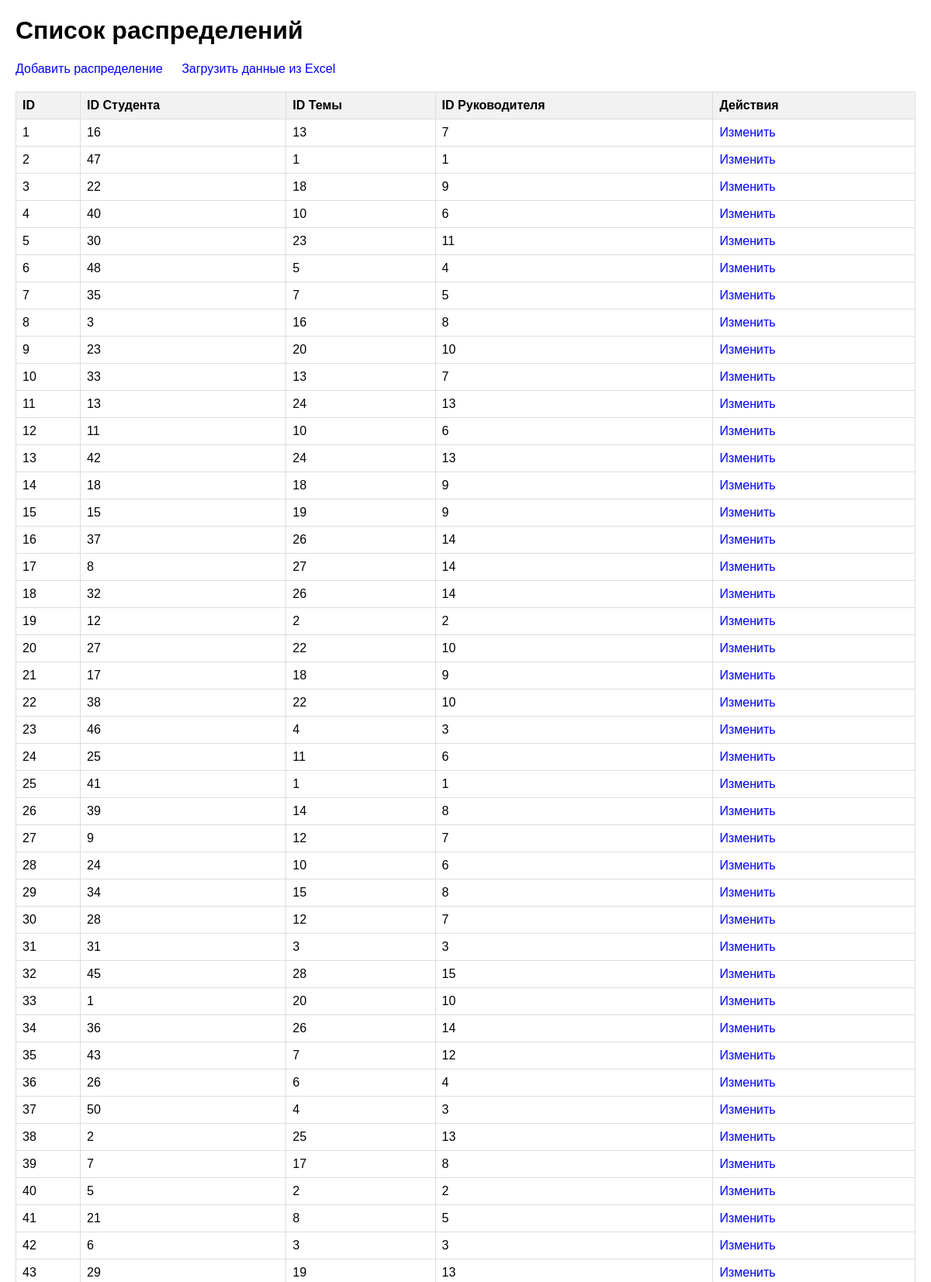
The page / (upper part) on the database its author committed.
### models.py (models this page shows)
class Distribution(Base):
    __tablename__ = 'distributions'
    distribution_id = Column(Integer, primary_key=True)
    student_id  = Column(Integer)
    theme_id  = Column(Integer)
    adviser_id  = Column(Integer)
    interest_level = Column(Integer)

### app.py (the view)
@app.route('/')
def index():
    distributions = distribution_repository.get_all(Distribution)
    return render_template('index.html', distributions=distributions)

### repositories.py (called while the page is built)
    def get_all(self, model):
        with self.Session() as session:
            return session.query(model).all()

### templates/index.html (shortened to what this page needs)
<!DOCTYPE html>
<html lang="en">
<head>
</head>
<body>
    <h1>Список распределений</h1>
    <a href="{{ url_for('add_distribution') }}">Добавить распределение</a>
    <a href="{{ url_for('upload') }}">Загрузить данные из Excel</a>
    <table>
        <tr>
            <th>ID</th>
            <th>ID Студента</th>
            <th>ID Темы</th>
            <th>ID Руководителя</th>
            <th>Действия</th>
        </tr>
        {% for distribution in distributions %}
        <tr>
            <td>{{ distribution.distribution_id }}</td>
            <td>{{ distribution.student_id }}</td>
            <td>{{ distribution.theme_id }}</td>
            <td>{{ distribution.adviser_id }}</td>
            <td>
                <a href="{{ url_for('update_distribution', distribution_id=distribution.distribution_id) }}">Изменить</a>
            </td>
        </tr>
        {% endfor %}
    </table>
</body>
</html>

### templates/index.html (style rules this page uses)
body { font-family: Arial, sans-serif; margin: 20px; }
table { width: 100%; border-collapse: collapse; margin-top: 20px; }
th, td { border: 1px solid #ddd; padding: 8px; text-align: left; }
th { background-color: #f2f2f2; }
a { margin-right: 20px; text-decoration: none; color: blue; }

### rows shown on the page
Distribution: distribution_id "1", student_id "16", theme_id "13", adviser_id "7"
Distribution: distribution_id "2", student_id "47", theme_id "1", adviser_id "1"
Distribution: distribution_id "3", student_id "22", theme_id "18", adviser_id "9"
Distribution: distribution_id "4", student_id "40", theme_id "10", adviser_id "6"
Distribution: distribution_id "5", student_id "30", theme_id "23", adviser_id "11"
Distribution: distribution_id "6", student_id "48", theme_id "5", adviser_id "4"
Distribution: distribution_id "7", student_id "35", theme_id "7", adviser_id "5"
Distribution: distribution_id "8", student_id "3", theme_id "16", adviser_id "8"
Distribution: distribution_id "9", student_id "23", theme_id "20", adviser_id "10"
Distribution: distribution_id "10", student_id "33", theme_id "13", adviser_id "7"
Distribution: distribution_id "11", student_id "13", theme_id "24", adviser_id "13"
Distribution: distribution_id "12", student_id "11", theme_id "10", adviser_id "6"
Distribution: distribution_id "13", student_id "42", theme_id "24", adviser_id "13"
Distribution: distribution_id "14", student_id "18", theme_id "18", adviser_id "9"
Distribution: distribution_id "15", student_id "15", theme_id "19", adviser_id "9"
Distribution: distribution_id "16", student_id "37", theme_id "26", adviser_id "14"
Distribution: distribution_id "17", student_id "8", theme_id "27", adviser_id "14"
Distribution: distribution_id "18", student_id "32", theme_id "26", adviser_id "14"
Distribution: distribution_id "19", student_id "12", theme_id "2", adviser_id "2"
Distribution: distribution_id "20", student_id "27", theme_id "22", adviser_id "10"
Distribution: distribution_id "21", student_id "17", theme_id "18", adviser_id "9"
Distribution: distribution_id "22", student_id "38", theme_id "22", adviser_id "10"
Distribution: distribution_id "23", student_id "46", theme_id "4", adviser_id "3"
Distribution: distribution_id "24", student_id "25", theme_id "11", adviser_id "6"
Distribution: distribution_id "25", student_id "41", theme_id "1", adviser_id "1"
Distribution: distribution_id "26", student_id "39", theme_id "14", adviser_id "8"
Distribution: distribution_id "27", student_id "9", theme_id "12", adviser_id "7"
Distribution: distribution_id "28", student_id "24", theme_id "10", adviser_id "6"
Distribution: distribution_id "29", student_id "34", theme_id "15", adviser_id "8"
Distribution: distribution_id "30", student_id "28", theme_id "12", adviser_id "7"
Distribution: distribution_id "31", student_id "31", theme_id "3", adviser_id "3"
Distribution: distribution_id "32", student_id "45", theme_id "28", adviser_id "15"
Distribution: distribution_id "33", student_id "1", theme_id "20", adviser_id "10"
Distribution: distribution_id "34", student_id "36", theme_id "26", adviser_id "14"
Distribution: distribution_id "35", student_id "43", theme_id "7", adviser_id "12"
Distribution: distribution_id "36", student_id "26", theme_id "6", adviser_id "4"
Distribution: distribution_id "37", student_id "50", theme_id "4", adviser_id "3"
Distribution: distribution_id "38", student_id "2", theme_id "25", adviser_id "13"
Distribution: distribution_id "39", student_id "7", theme_id "17", adviser_id "8"
Distribution: distribution_id "40", student_id "5", theme_id "2", adviser_id "2"
Distribution: distribution_id "41", student_id "21", theme_id "8", adviser_id "5"
Distribution: distribution_id "42", student_id "6", theme_id "3", adviser_id "3"
Distribution: distribution_id "43", student_id "29", theme_id "19", adviser_id "13"
